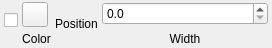
<?xml version="1.0" encoding="UTF-8"?>
<ui version="4.0">
 <class>propertyStroke</class>
 <widget class="QWidget" name="propertyStroke">
  <property name="geometry">
   <rect>
    <x>0</x>
    <y>0</y>
    <width>272</width>
    <height>48</height>
   </rect>
  </property>
  <property name="maximumSize">
   <size>
    <width>300</width>
    <height>16777215</height>
   </size>
  </property>
  <property name="windowTitle">
   <string>Form</string>
  </property>
  <layout class="QHBoxLayout" name="horizontalLayout">
   <property name="spacing">
    <number>4</number>
   </property>
   <property name="leftMargin">
    <number>4</number>
   </property>
   <property name="topMargin">
    <number>2</number>
   </property>
   <property name="rightMargin">
    <number>4</number>
   </property>
   <property name="bottomMargin">
    <number>2</number>
   </property>
   <item>
    <layout class="QVBoxLayout" name="verticalLayout_2">
     <property name="spacing">
      <number>1</number>
     </property>
     <item>
      <widget class="QCheckBox" name="cb_active">
       <property name="text">
        <string/>
       </property>
      </widget>
     </item>
     <item>
      <spacer name="verticalSpacer">
       <property name="orientation">
        <enum>Qt::Vertical</enum>
       </property>
       <property name="sizeType">
        <enum>QSizePolicy::Fixed</enum>
       </property>
       <property name="sizeHint" stdset="0">
        <size>
         <width>1</width>
         <height>6</height>
        </size>
       </property>
      </spacer>
     </item>
    </layout>
   </item>
   <item>
    <layout class="QVBoxLayout" name="verticalLayout">
     <property name="spacing">
      <number>1</number>
     </property>
     <item>
      <widget class="QToolButton" name="btn_color">
       <property name="text">
        <string/>
       </property>
       <property name="iconSize">
        <size>
         <width>18</width>
         <height>18</height>
        </size>
       </property>
      </widget>
     </item>
     <item>
      <widget class="QLabel" name="label">
       <property name="font">
        <font>
         <pointsize>9</pointsize>
        </font>
       </property>
       <property name="text">
        <string>Color</string>
       </property>
       <property name="alignment">
        <set>Qt::AlignBottom|Qt::AlignHCenter</set>
       </property>
      </widget>
     </item>
    </layout>
   </item>
   <item>
    <layout class="QVBoxLayout" name="lyt_position">
     <property name="spacing">
      <number>1</number>
     </property>
     <item>
      <widget class="QLabel" name="label_2">
       <property name="font">
        <font>
         <pointsize>9</pointsize>
        </font>
       </property>
       <property name="text">
        <string>Position</string>
       </property>
       <property name="alignment">
        <set>Qt::AlignCenter</set>
       </property>
      </widget>
     </item>
    </layout>
   </item>
   <item>
    <layout class="QVBoxLayout" name="verticalLayout_3">
     <property name="spacing">
      <number>1</number>
     </property>
     <item>
      <widget class="IntelligentSpinBox" name="sb_width">
       <property name="sizePolicy">
        <sizepolicy hsizetype="MinimumExpanding" vsizetype="Fixed">
         <horstretch>0</horstretch>
         <verstretch>0</verstretch>
        </sizepolicy>
       </property>
       <property name="decimals">
        <number>1</number>
       </property>
      </widget>
     </item>
     <item>
      <widget class="QLabel" name="label_4">
       <property name="font">
        <font>
         <pointsize>9</pointsize>
        </font>
       </property>
       <property name="text">
        <string>Width</string>
       </property>
       <property name="alignment">
        <set>Qt::AlignBottom|Qt::AlignHCenter</set>
       </property>
      </widget>
     </item>
    </layout>
   </item>
  </layout>
 </widget>
 <customwidgets>
  <customwidget>
   <class>IntelligentSpinBox</class>
   <extends>QDoubleSpinBox</extends>
   <header>src/widgets/intelligentspinbox.h</header>
  </customwidget>
 </customwidgets>
 <resources/>
 <connections/>
</ui>
